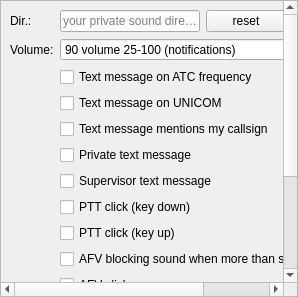
<?xml version="1.0" encoding="UTF-8"?>
<ui version="4.0">
 <class>CAudioNotificationComponent</class>
 <widget class="QFrame" name="CAudioNotificationComponent">
  <property name="geometry">
   <rect>
    <x>0</x>
    <y>0</y>
    <width>298</width>
    <height>297</height>
   </rect>
  </property>
  <property name="minimumSize">
   <size>
    <width>200</width>
    <height>200</height>
   </size>
  </property>
  <property name="windowTitle">
   <string>Notification</string>
  </property>
  <layout class="QVBoxLayout" name="vl_AudioComponent">
   <property name="spacing">
    <number>0</number>
   </property>
   <property name="leftMargin">
    <number>0</number>
   </property>
   <property name="topMargin">
    <number>0</number>
   </property>
   <property name="rightMargin">
    <number>0</number>
   </property>
   <property name="bottomMargin">
    <number>0</number>
   </property>
   <item>
    <widget class="QScrollArea" name="sa_AudioComponent">
     <property name="widgetResizable">
      <bool>true</bool>
     </property>
     <widget class="QWidget" name="sa_AudioComponentInner">
      <property name="minimumSize">
       <size>
        <width>0</width>
        <height>440</height>
       </size>
      </property>
      <property name="geometry">
       <rect>
        <x>0</x>
        <y>0</y>
        <width>285</width>
        <height>440</height>
       </rect>
      </property>
      <layout class="QGridLayout" name="gridLayout">
       <item row="10" column="1">
        <widget class="QCheckBox" name="cb_SetupAfvClicked">
         <property name="text">
          <string>AFV click</string>
         </property>
        </widget>
       </item>
       <item row="1" column="0">
        <widget class="QLabel" name="lbl_Notifications">
         <property name="toolTip">
          <string>Notifications</string>
         </property>
         <property name="text">
          <string>Volume:</string>
         </property>
        </widget>
       </item>
       <item row="1" column="1">
        <widget class="QSpinBox" name="sb_NotificationValueVolume">
         <property name="suffix">
          <string> volume 25-100 (notifications)</string>
         </property>
         <property name="minimum">
          <number>25</number>
         </property>
         <property name="maximum">
          <number>100</number>
         </property>
         <property name="value">
          <number>90</number>
         </property>
        </widget>
       </item>
       <item row="0" column="1">
        <widget class="QWidget" name="wi_SoundDir" native="true">
         <property name="sizePolicy">
          <sizepolicy hsizetype="Preferred" vsizetype="Fixed">
           <horstretch>0</horstretch>
           <verstretch>0</verstretch>
          </sizepolicy>
         </property>
         <layout class="QHBoxLayout" name="hl_SoundDir" stretch="0,0,0">
          <property name="leftMargin">
           <number>0</number>
          </property>
          <property name="topMargin">
           <number>0</number>
          </property>
          <property name="rightMargin">
           <number>0</number>
          </property>
          <property name="bottomMargin">
           <number>0</number>
          </property>
          <item>
           <widget class="QLineEdit" name="le_SoundDir">
            <property name="placeholderText">
             <string>your private sound directory</string>
            </property>
           </widget>
          </item>
          <item>
           <widget class="QPushButton" name="pb_SoundReset">
            <property name="text">
             <string>reset</string>
            </property>
           </widget>
          </item>
          <item alignment="Qt::AlignRight">
           <widget class="QPushButton" name="pb_SoundDir">
            <property name="text">
             <string>[...]</string>
            </property>
           </widget>
          </item>
         </layout>
        </widget>
       </item>
       <item row="2" column="1">
        <widget class="QCheckBox" name="cb_SetupAudioNotificationTextMessageFrequency">
         <property name="text">
          <string>Text message on ATC frequency</string>
         </property>
        </widget>
       </item>
       <item row="3" column="1">
        <widget class="QCheckBox" name="cb_SetupAudioNotificationTextMessageUnicom">
         <property name="text">
          <string>Text message on UNICOM</string>
         </property>
        </widget>
       </item>
       <item row="4" column="1">
        <widget class="QCheckBox" name="cb_SetupAudioNotificationTextCallsignMentioned">
         <property name="text">
          <string>Text message mentions my callsign</string>
         </property>
        </widget>
       </item>
       <item row="9" column="1">
        <widget class="QCheckBox" name="cb_SetupAfvBlocked">
         <property name="text">
          <string>AFV blocking sound when more than station transmits</string>
         </property>
        </widget>
       </item>
       <item row="5" column="1">
        <widget class="QCheckBox" name="cb_SetupAudioNotificationTextMessagePrivate">
         <property name="text">
          <string>Private text message</string>
         </property>
        </widget>
       </item>
       <item row="0" column="0">
        <widget class="QLabel" name="lbl_SoundDirectory">
         <property name="text">
          <string>Dir.:</string>
         </property>
        </widget>
       </item>
       <item row="7" column="1">
        <widget class="QCheckBox" name="cb_SetupAudioPTTClickDown">
         <property name="text">
          <string>PTT click (key down)</string>
         </property>
        </widget>
       </item>
       <item row="6" column="1">
        <widget class="QCheckBox" name="cb_SetupAudioNotificationTextMessageSupervisor">
         <property name="text">
          <string>Supervisor text message</string>
         </property>
        </widget>
       </item>
       <item row="8" column="1">
        <widget class="QCheckBox" name="cb_SetupAudioPTTClickUp">
         <property name="text">
          <string>PTT click (key up)</string>
         </property>
        </widget>
       </item>
       <item row="11" column="1">
        <widget class="QCheckBox" name="cb_SetupAudioNotificationLogin">
         <property name="text">
          <string>Login</string>
         </property>
        </widget>
       </item>
       <item row="12" column="1">
        <widget class="QCheckBox" name="cb_SetupAudioNotificationLogoff">
         <property name="text">
          <string>Logoff</string>
         </property>
        </widget>
       </item>
       <item row="13" column="0" colspan="2">
        <spacer name="vs_NotificationContentBottom">
         <property name="orientation">
          <enum>Qt::Vertical</enum>
         </property>
         <property name="sizeType">
          <enum>QSizePolicy::Expanding</enum>
         </property>
         <property name="sizeHint" stdset="0">
          <size>
           <width>20</width>
           <height>0</height>
          </size>
         </property>
        </spacer>
       </item>
      </layout>
     </widget>
    </widget>
   </item>
  </layout>
 </widget>
 <tabstops>
  <tabstop>sa_AudioComponent</tabstop>
  <tabstop>le_SoundDir</tabstop>
  <tabstop>pb_SoundReset</tabstop>
  <tabstop>pb_SoundDir</tabstop>
  <tabstop>sb_NotificationValueVolume</tabstop>
  <tabstop>cb_SetupAudioNotificationTextMessageFrequency</tabstop>
  <tabstop>cb_SetupAudioNotificationTextMessageUnicom</tabstop>
  <tabstop>cb_SetupAudioNotificationTextCallsignMentioned</tabstop>
  <tabstop>cb_SetupAudioNotificationTextMessagePrivate</tabstop>
  <tabstop>cb_SetupAudioNotificationTextMessageSupervisor</tabstop>
  <tabstop>cb_SetupAudioPTTClickDown</tabstop>
  <tabstop>cb_SetupAudioPTTClickUp</tabstop>
  <tabstop>cb_SetupAfvClicked</tabstop>
  <tabstop>cb_SetupAfvBlocked</tabstop>
  <tabstop>cb_SetupAudioNotificationLogin</tabstop>
  <tabstop>cb_SetupAudioNotificationLogoff</tabstop>
 </tabstops>
 <resources/>
 <connections/>
</ui>
